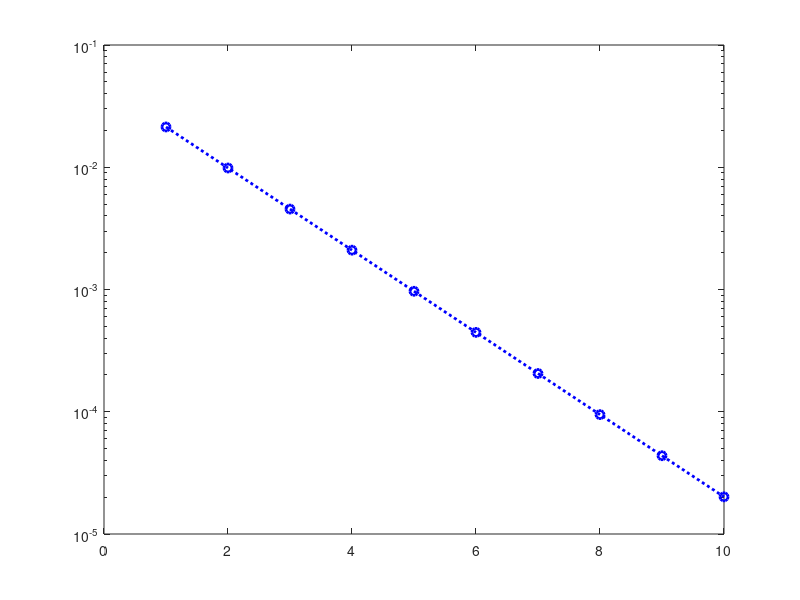

The MATLAB source for this figure: (Note: this script raises an error after producing the figure.)
clear;
x = zeros(1,10); x(1) = 1.8; s=1.83928675521416113;
for n = 2:10
    x(n) = (1+x(n-1)+x(n-1)^2)^(1/3);
    e = abs(x(n) - s)/s;
    fprintf('Iteración %2d :: x = %.17f E rel = %.1e\n',n, x(n), e);
end
e = abs(x-s)/s;semilogy((1:10),e,'bo:','LineWidth',2);

e(2:end)./e(1:end-1);
K=e(end)/e(end-1); cif=log10(1/K);
fprintf('K=%.3f -> %.2f cif/iter = %.2f iter/cif\n',...
K,cif,1/cif);

KK = (x(3)-x(2))./(x(2)-x(1));
KK = (x(10)-x(9))./(x(9)-x(8));

clear;
s = 1.8;
for k = 1:10
    [f,fp] = fun(s);
    if(f == 0) 
    end
    s = s-f/fp;
end


function [f,fp] = fun(x)
    f = x^3 -x^2-x-1;
    fp = 3*x^2-2*x-1;
end